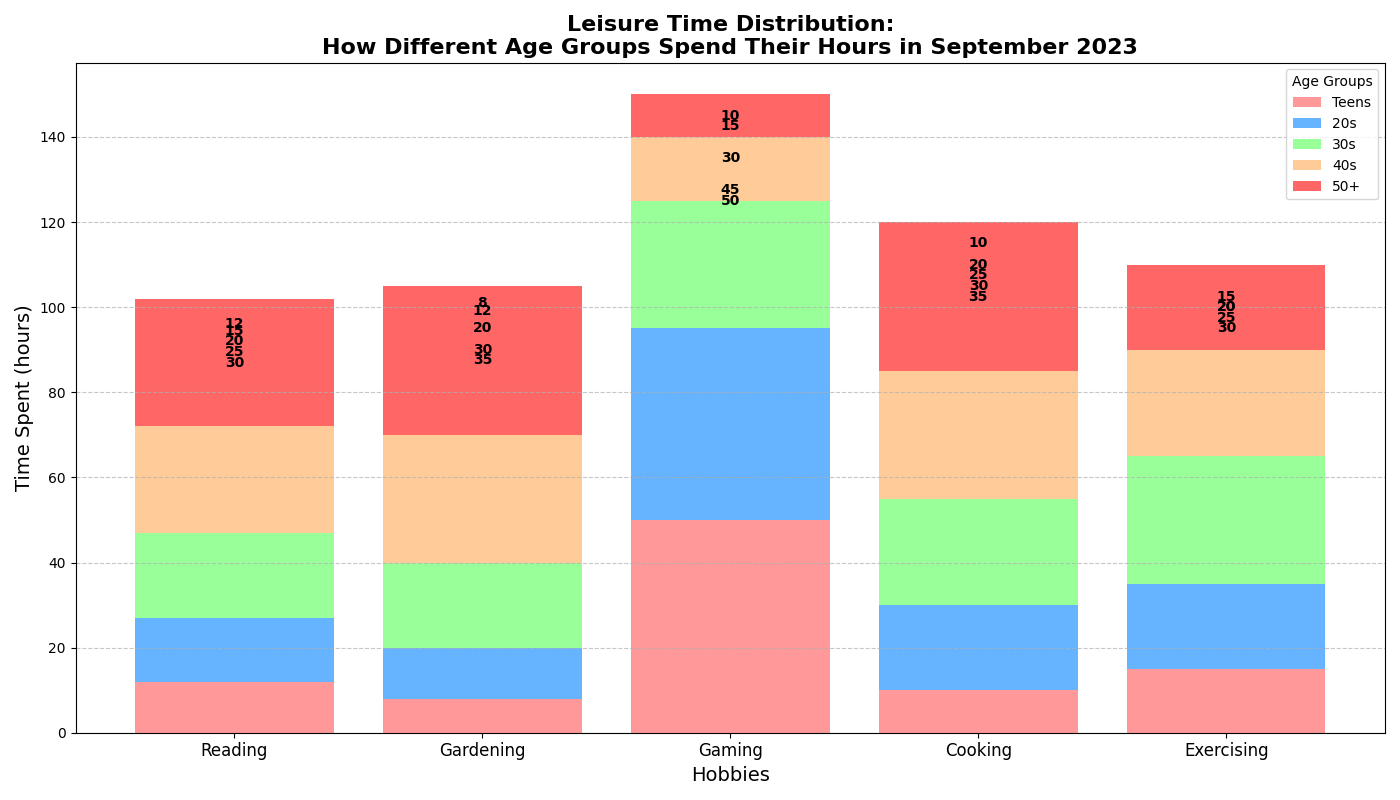

Write Python code to recreate this figure.
import matplotlib.pyplot as plt
import numpy as np

# Define the age groups and hobbies
age_groups = ['Teens', '20s', '30s', '40s', '50+']
hobbies = ['Reading', 'Gardening', 'Gaming', 'Cooking', 'Exercising']

# Amount of time spent on each hobby for each age group
data = {
    'Teens':       [12,  8, 50, 10, 15],
    '20s':         [15, 12, 45, 20, 20],
    '30s':         [20, 20, 30, 25, 30],
    '40s':         [25, 30, 15, 30, 25],
    '50+':         [30, 35, 10, 35, 20]
}

# Create a figure and axis
fig, ax = plt.subplots(figsize=(14, 8))

# Positions of the bars on the x-axis
indices = np.arange(len(hobbies))

# Initialize the bottom array for stacking
bottom_values = np.zeros(len(hobbies))

# Colors for each age group
colors = ['#FF9999','#66B3FF','#99FF99','#FFCC99','#FF6666']

# Plotting the stacked bars for each age group
for i, age_group in enumerate(age_groups):
    ax.bar(indices, data[age_group], label=age_group, bottom=bottom_values, color=colors[i])
    bottom_values += np.array(data[age_group])

# Adding labels and title
ax.set_xlabel('Hobbies', fontsize=14)
ax.set_ylabel('Time Spent (hours)', fontsize=14)
ax.set_title('Leisure Time Distribution:\nHow Different Age Groups Spend Their Hours in September 2023', fontsize=16, weight='bold')
ax.set_xticks(indices)
ax.set_xticklabels(hobbies, fontsize=12)
ax.legend(title='Age Groups', loc='upper right')

# Adding exact data labels on each segment of the stack
for i, age_group in enumerate(age_groups):
    cumulative_values = np.zeros(len(hobbies))
    for j, value in enumerate(data[age_group]):
        cumulative_values[j] = bottom_values[j] - data[age_group][j]
        ax.text(indices[j], cumulative_values[j] + value / 2, str(value),
                ha='center', va='center', fontsize=10, color='black', fontweight='bold')

# Adding grid for clarity
ax.yaxis.grid(True, linestyle='--', alpha=0.7)

# Automatically adjust layout to prevent text from being cut off
plt.tight_layout()

# Display the stacked bar chart
plt.show()
